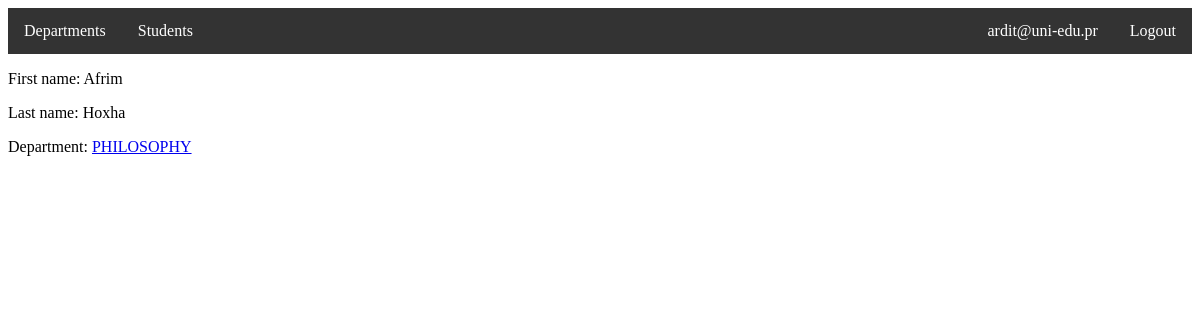
/students/1534/ (signed in), run on the app's committed database.
### users/models.py (models this page shows, shortened)
class User(AbstractUser):
    username = None
    email = models.EmailField(unique=True)
    departments = models.ManyToManyField('departments.Department')
    USERNAME_FIELD = 'email'
    REQUIRED_FIELDS = []

### students/models.py (models this page shows, shortened)
class Student(models.Model):
    first_name = models.CharField(max_length=250)
    last_name = models.CharField(max_length=250)
    department = models.ForeignKey(to=Department, on_delete=models.CASCADE)
    def full_name(self):
        return f'{self.first_name} {self.last_name}'

### departments/models.py (models this page shows, shortened)
class Department(models.Model):
    name = models.CharField(max_length=250)
    opened_on = models.DateField()

### students/views.py (the view)
# urls.py: path('<int:pk>/', views.DetailView.as_view(), name='detail'),
@method_decorator(login_required, name='dispatch')
@method_decorator(user_passes_test(email_check), name='dispatch')
@method_decorator(can_view_student_detail, name='dispatch')
class DetailView(generic.DetailView):
    model = Student
    template_name = 'students/detail.html'

### users/permissions.py (called while the page is built)
def email_check(user):
    return user.email.endswith('@uni-edu.pr')

### students/templates/students/detail.html (shortened to what this page needs)
{% extends 'base.html' %}
{% block content %}
<p>First name: {{ student.first_name }}</p>
<p>Last name: {{ student.last_name }}</p>
<p>Department:
    <a href="{% url 'departments:detail' student.department.pk %}">{{ student.department.name }}</a>
</p>
{% endblock %}

### universitycbv/templates/base.html (shortened to what this page needs)
<!DOCTYPE html>
<html lang="en">
<head>
    {% load static %}
    {% block staticfiles %} <link rel="stylesheet" href="{% static 'css/style.css' %}"> {% endblock %}
</head>
<body>
<ul id='navbar'>
    <li><a href="{% url 'departments:home' %}">Departments</a></li>
    <li><a href="{% url 'students:home' %}">Students</a></li>
    {% if request.user.is_authenticated %}
        <li style="float: right"><a href="{% url 'users:logout' %}">Logout</a></li>
        <li style="float: right"><a href="">{{ request.user.email }}</a></li>
    {% else %}
        <li style="float: right"><a href="{% url 'users:login' %}">Login</a></li>
        <li style="float: right"><a href="{% url 'users:create' %}">Sign up</a></li>
    {% endif %}
</ul>
{% block content %} {% endblock %}
</body>
</html>

### universitycbv/static/css/style.css (style rules this page uses)
ul#navbar { list-style-type: none; margin: 0; padding: 0; overflow: hidden; background-color: #333; }
#navbar > li { float: left; }
#navbar li a { display: block; color: white; text-align: center; padding: 14px 16px; text-decoration: none; }

### data on the page
User: user.email "ardit@uni-edu.pr"
Student: first_name "Afrim", last_name "Hoxha", department.name "PHILOSOPHY"
